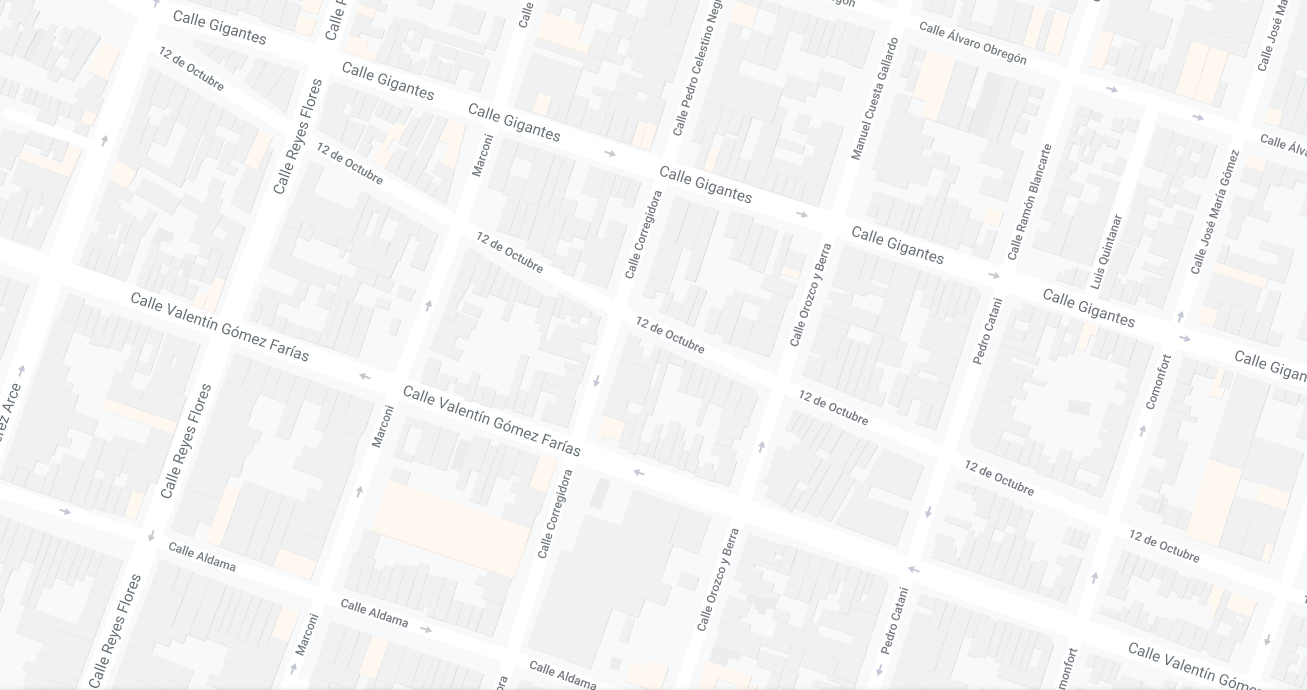
#> input picture mapa3.png, 1307 x 690 px
$ python 'mapaPrimCompletar copy.py'   (older library calls are emulated)
#> lines starting #> are read from the running program, lines starting #| are printed output that depends on the picture; after the words box and inside, x2 and y2 are one past the last pixel; in counts of white or black regions, pixels touching at a corner belong together
import cv2
import numpy as np
import math

#cone sta funcion reviso si un punto ya esta en alguna de mis listas
# [5 lines left out: function isInTheList, not called in this run]

def comprobarMedios(i, j, th2):

    conectado = False

    c = (i[0] + j[0])//2, (i[1] + j[1])//2
    l = (i[0] + c[0])//2, (i[1] + c[1])//2
    l1 = (i[0] + l[0])//2, (i[1] + l[1])//2
    l2 = (l[0] + c[0])//2, (l[1] + c[1])//2
    u = (c[0] + j[0])//2, (c[1] + j[1])//2
    u1 = (u[0] + j[0])//2, (u[1] + j[1])//2
    u2 = (c[0] + u[0])//2, (c[1] + u[1])//2

    b1 = np.all(th2[c[1], c[0]] == 255)
    b2 = np.all(th2[l[1], l[0]] == 255)
    b3 = np.all(th2[u[1], u[0]] == 255)
    b4 = np.all(th2[l1[1], l1[0]] == 255)
    b5 = np.all(th2[u1[1], u1[0]] == 255)
    b6 = np.all(th2[l2[1], l2[0]] == 255)
    b7 = np.all(th2[u2[1], u2[0]] == 255)

    if(b1 and b2 and b3 and b4 and b5 and b6 and b7):
        conectado = True
    else:
        conectado = False

    return conectado

def algoritmoPrim(vertices, mAdy, visitados):
    camino = []
    tam = len(vertices)
    first_key = list(visitados)[0]
    visitados[first_key] = True
    MAX = 999999
    count = 0

    while count < tam - 1:
        min = MAX
        for m in visitados:
            if visitados[m]:
                for n,ady in enumerate(mAdy[m]):
                    if ady[0] < min:
                        ib = ady[2]
                        k = str(ib[0]) + ',' + str(ib[1])
                        #Para evitar bucles
                        if(not visitados[k]):
                            eX = m
                            eY = n
                            min = ady[0]

        x = mAdy[eX][eY][1]
        y = mAdy[eX][eY][2]

        key1 = str(x[0]) + ',' + str(x[1])
        key2 = str(y[0]) + ',' + str(y[1])
        visitados[key2] = True
        camino.append([vertices[key1],vertices[key2]])
        del mAdy[key1][eY]
        count += 1

    return camino

mapa=cv2.imread('mapa3.png')
#> mapa is the input picture: shape (690, 1307, 3); mean B, G, R 244.2, 244, 243.7
gray = cv2.cvtColor(mapa,cv2.COLOR_BGR2GRAY)
ret,th1 = cv2.threshold(gray,254,255,cv2.THRESH_BINARY)
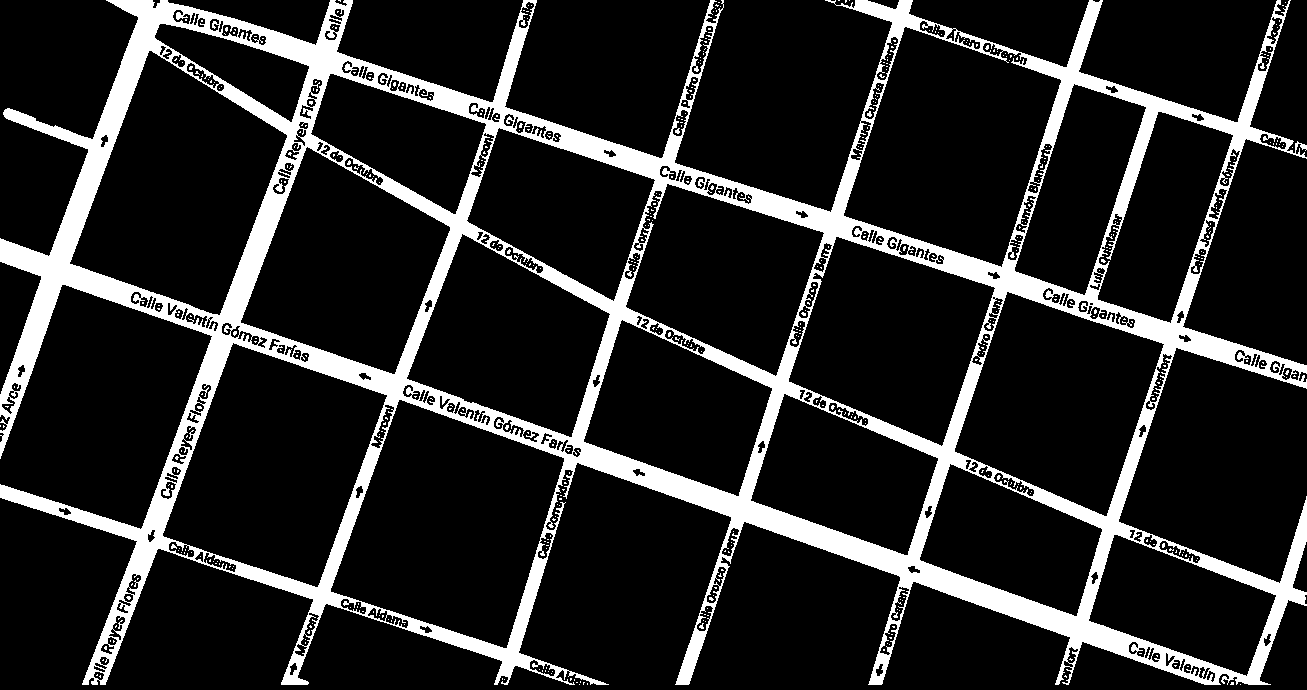
#> th1: shape (690, 1307); 15.3% white; 467 white regions (464 under 20 px), largest, box (x1, y1, x2, y2) and area: (0, 0, 1307, 685) 136030, (867, 111, 872, 117) 20, (675, 128, 680, 134) 20

kernel = np.ones((11,11), np.uint8)
th1 = cv2.dilate(th1,kernel,1)
#> th1: shape (690, 1307); 30.6% white; 1 white region, box (x1, y1, x2, y2) and area: (0, 0, 1307, 690) 276225
kernel = np.ones((11,11), np.uint8)
th1 = cv2.erode(th1,kernel,1)
#> th1: shape (690, 1307); 18.3% white; 1 white region, box (x1, y1, x2, y2) and area: (0, 0, 1307, 690) 164850
th1 = cv2.GaussianBlur(th1,(5,5),cv2.BORDER_DEFAULT)
dst = cv2.cornerHarris(th1,2,3,0.05)
ret, dst = cv2.threshold(dst,0.04*dst.max(),255,0)
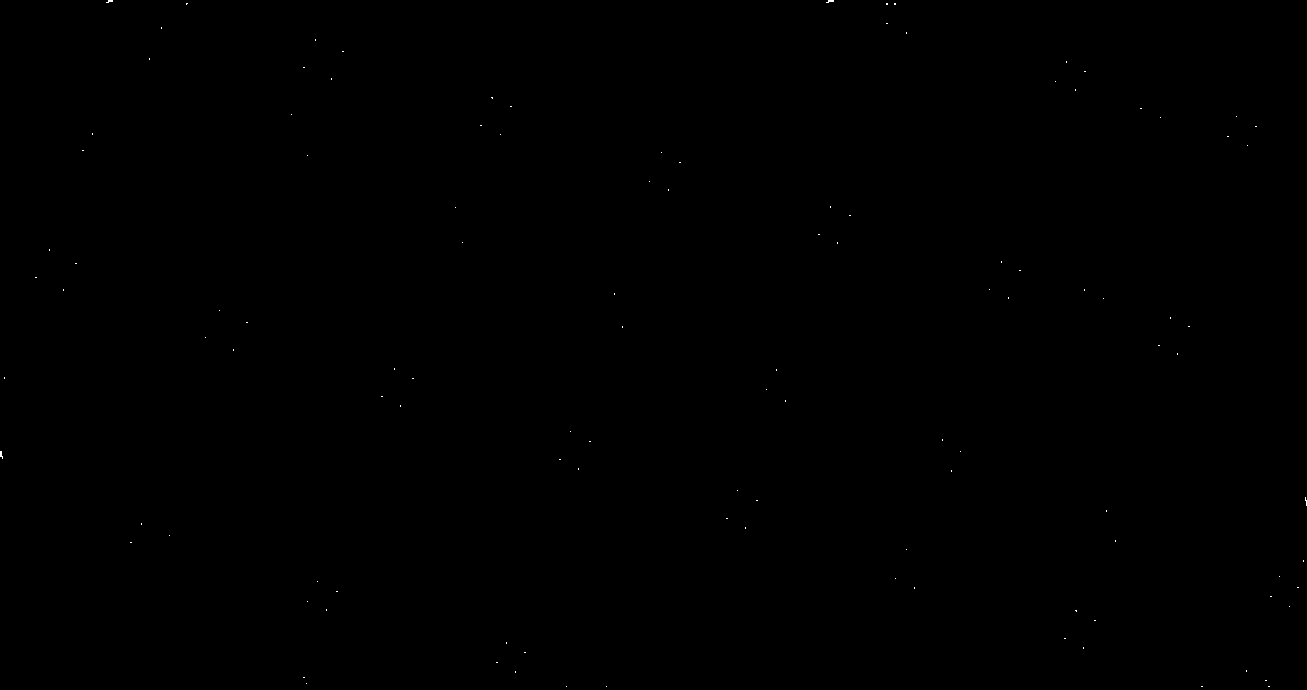
#> dst: shape (690, 1307) float32; 0.03% white in thin lines or dots
#> ret = 3e-05
dst = np.uint8(dst)
#> dst: shape (690, 1307); 0.03% white in thin lines or dots
ret,th2 = cv2.threshold(th1,235,255,cv2.THRESH_BINARY)
#> th2: shape (690, 1307); 14.4% white; 1 white region, box (x1, y1, x2, y2) and area: (0, 0, 1307, 690) 130037
th2 = cv2.dilate(th2,kernel,1)
#> th2: shape (690, 1307); 27% white; 1 white region, box (x1, y1, x2, y2) and area: (0, 0, 1307, 690) 243602
th2 = cv2.cvtColor(th2,cv2.COLOR_GRAY2BGR)
ret, labels, stats, centroids = cv2.connectedComponentsWithStats(dst,30, cv2.CV_32S)
#> labels: shape (690, 1307) int32; 116 distinct labels, from 0 to 115
#> ret = 116; stats = 116 rows, first 6: [0, 0, 1307, 690, 901577], [106, 0, 7, 3, 13], [826, 0, 8, 3, 15], [186, 3, 2, 2, 3], [886, 3, 2, 2, 4], [894, 3, 2, 2, 4]; centroids = 116 pairs, first value 0.8 to 1305.6, second value 0.8 to 686
vertices=np.int0(centroids)
#> vertices = 116 pairs, first value 0 to 1305, second value 0 to 686

aux1=vertices
#> aux1 has the same summary as vertices
aux2=vertices
#> aux2 has the same summary as vertices
verticesConectados={}
aristas = {}
visitados = {}

#aqui voy a buscar cuales son las esquinas que estan conectadas
for h in range(len(aux1)):
    i=aux1[h]
    ady = []
    conectado = False
    for k in range(len(aux2)):
        j=aux2[k]
        if not (i==j).all():
            if comprobarMedios(i,j,th2):
                costo = int(math.sqrt((j[0]-i[0])**2 + (j[1]-i[1])**2))
                conectado = True
                ady.append([costo,i,j])

    if conectado:
        key = str(i[0]) + ',' + str(i[1])
        verticesConectados.update({key:i})
        visitados.update({key:False})
        aristas.update({key:ady})
#> this loop made 116 passes
#> i on pass 1: [652, 344]

aristas2 = algoritmoPrim(verticesConectados, aristas, visitados)
#> the loop in algoritmoPrim, `while count < tam - 1:` made 115 passes

for arista in aristas2:
    cv2.line(th2, tuple(arista[0]), tuple(arista[1]), (255,182,193), 2)
#> this loop made 115 passes
#> arista on passes 1 to 8: [[652, 344], [455, 207]], [[455, 207], [462, 242]], [[455, 207], [500, 134]], [[500, 134], [480, 125]], [[500, 134], [510, 106]], [[510, 106], [491, 97]], [[462, 242], [394, 368]], [[394, 368], [412, 378]]
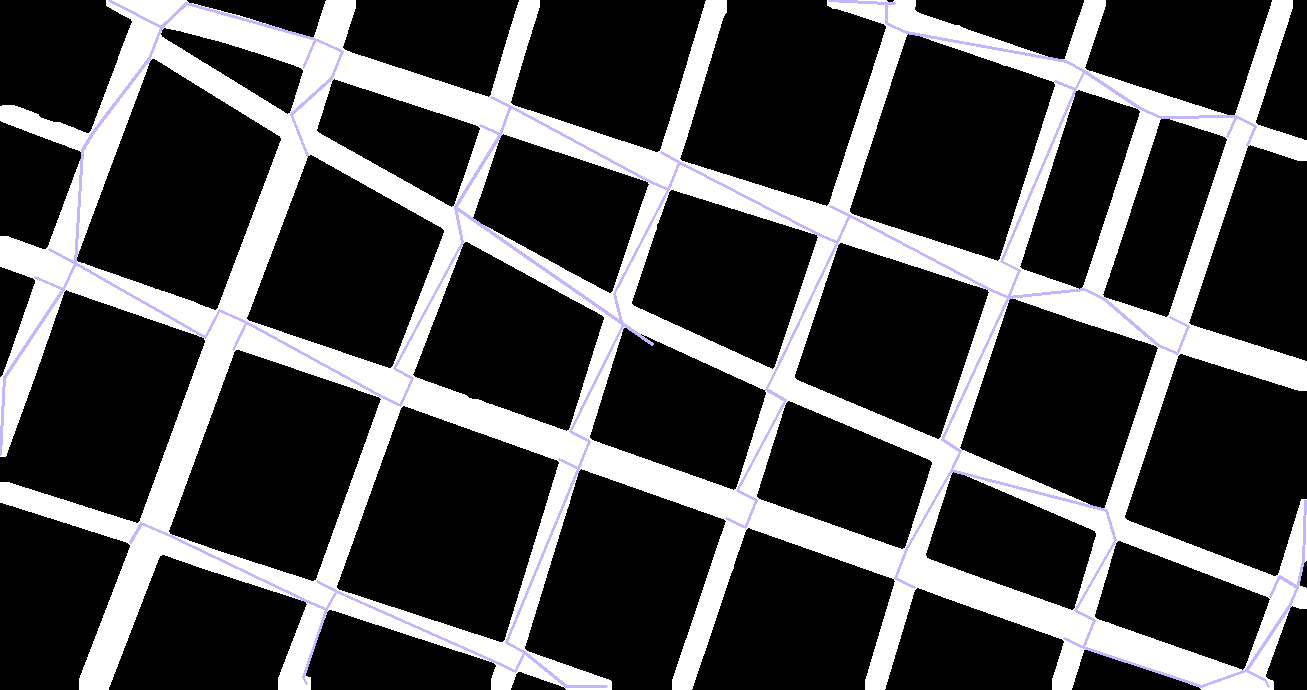
#> th2: shape (690, 1307, 3); mean B, G, R 69, 67.6, 67.8

for point in vertices:
    cv2.circle(th2,(point[0], point[1]), 5, (255,20,147), -1)
    cv2.waitKey(0)
#> this loop made 116 passes
#> point on passes 1 to 8: [652, 344], [109, 0], [829, 0], [186, 3], [886, 3], [894, 3], [886, 23], [161, 27]
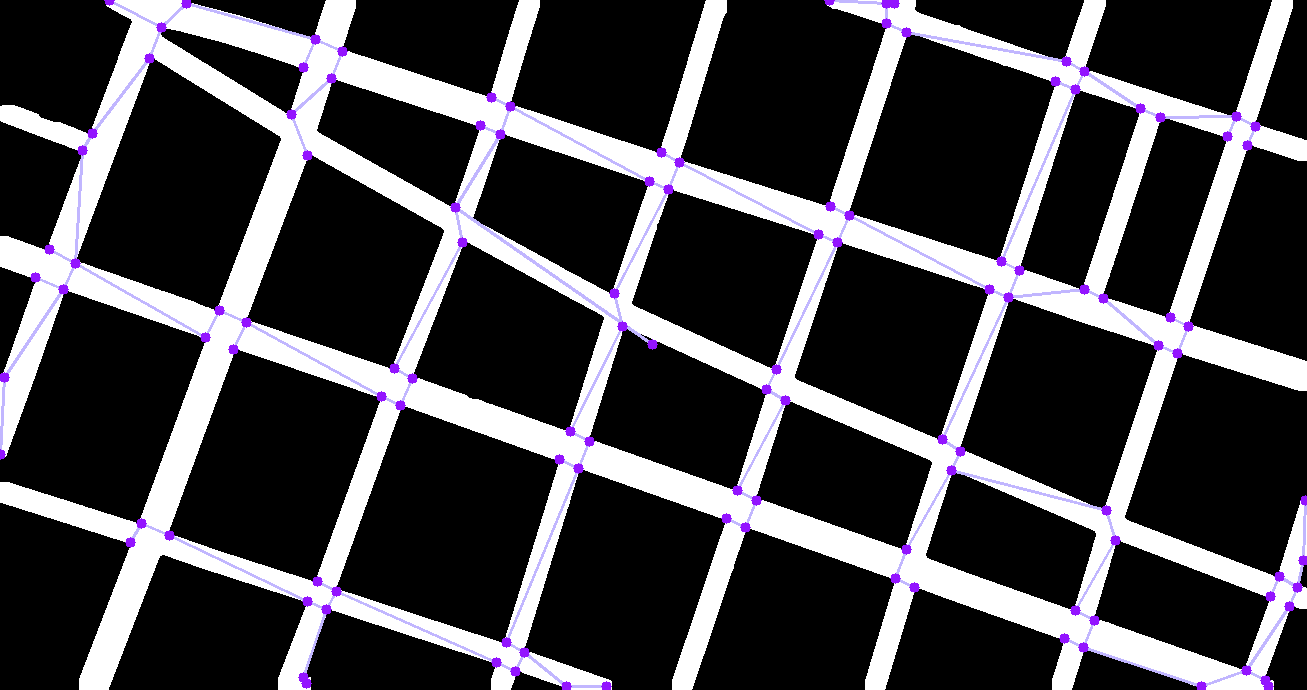
#> th2: shape (690, 1307, 3); 1.02% of pixels changed, all inside (x1, y1, x2, y2) = (0, 0, 1307, 690)

cv2.imshow('points',th2)
cv2.waitKey(0)

$ run again, with mapa2.png copied over mapa3.png
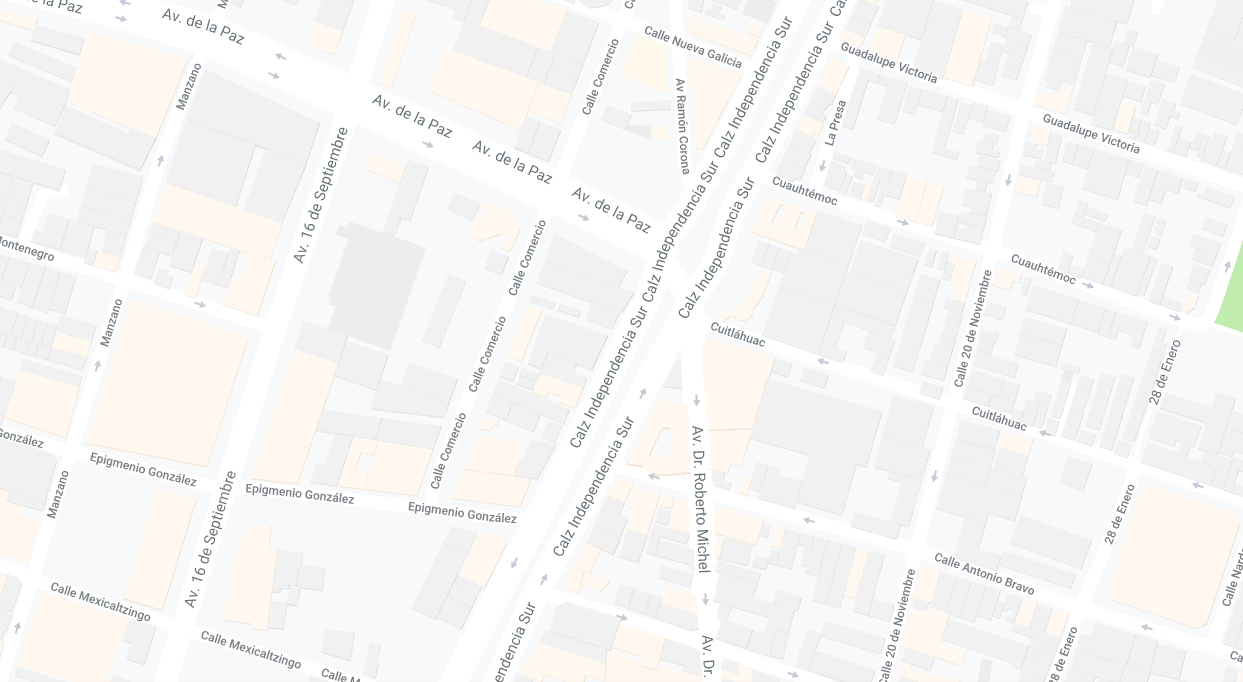
#> input picture mapa2.png, 1243 x 682 px
#> mapa is the input picture: shape (682, 1243, 3); mean B, G, R 244, 245, 245.5
#> `ret, dst = cv2.threshold(dst,0.04*dst.max(),255,0)`: ret = 6.47e-05
#> labels: shape (682, 1243) int32; 99 distinct labels, from 0 to 98
#> `ret, labels, stats, centroids = cv2.connectedComponentsWithStats(dst,3..`: ret = 99; stats = 99 rows, first 6: [0, 0, 1243, 682, 847439], [9, 0, 8, 3, 14], [553, 0, 8, 3, 15], [181, 4, 2, 1, 2], [619, 5, 1, 2, 2], [809, 16, 2, 2, 4]; centroids = 99 pairs, first value 4 to 1241.9, second value 0.714 to 681
#> vertices = 99 pairs, first value 4 to 1241, second value 0 to 681
#> aux1 has the same summary as vertices
#> aux2 has the same summary as vertices
#> the loop `for h in range(len(aux1)):` made 99 passes
#> i on pass 1: [620, 340]
#> the loop in algoritmoPrim, `while count < tam - 1:` made 97 passes
#> the loop `for arista in aristas2:` made 97 passes
#> arista on passes 1 to 8: [[620, 340], [679, 368]], [[679, 368], [685, 401]], [[685, 401], [685, 406]], [[679, 368], [708, 336]], [[685, 406], [716, 506]], [[716, 506], [685, 496]], [[685, 496], [629, 463]], [[716, 506], [716, 606]]
#> after the loop `for arista in aristas2:`:
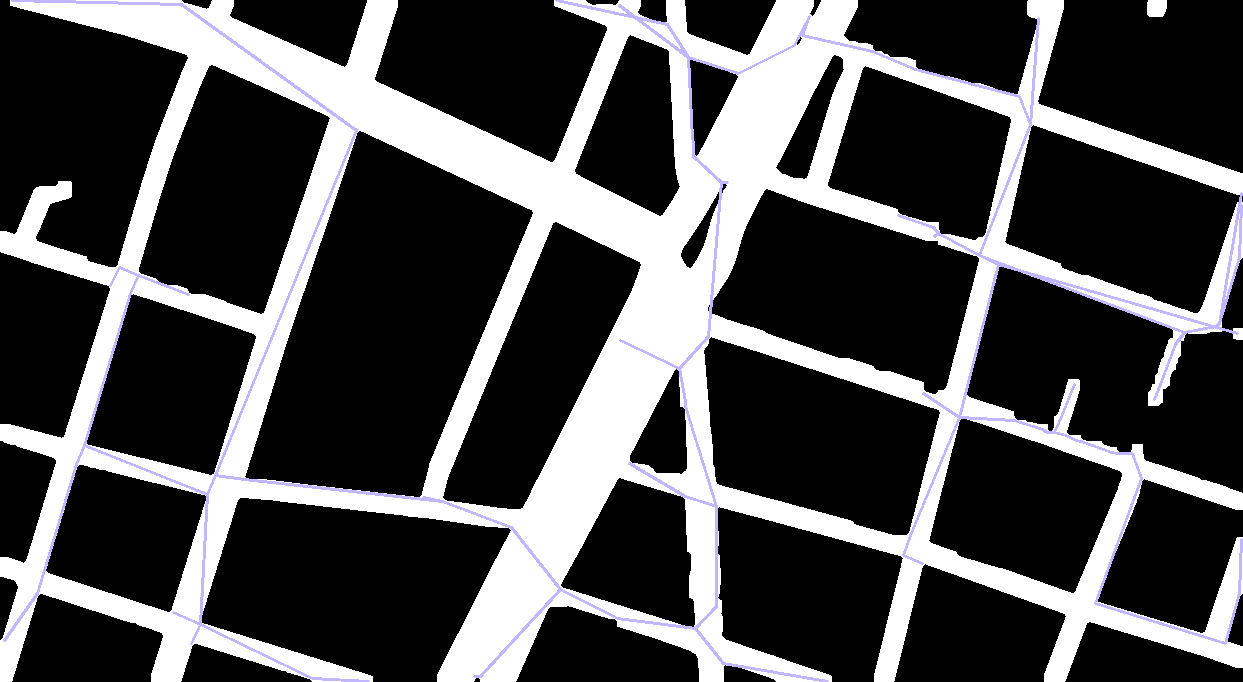
#> th2: shape (682, 1243, 3); mean B, G, R 75.1, 73.6, 73.8
#> the loop `for point in vertices:` made 99 passes
#> point on passes 1 to 8: [620, 340], [12, 0], [556, 0], [181, 4], [619, 5], [809, 16], [1038, 18], [667, 24]
#> after the loop `for point in vertices:`:
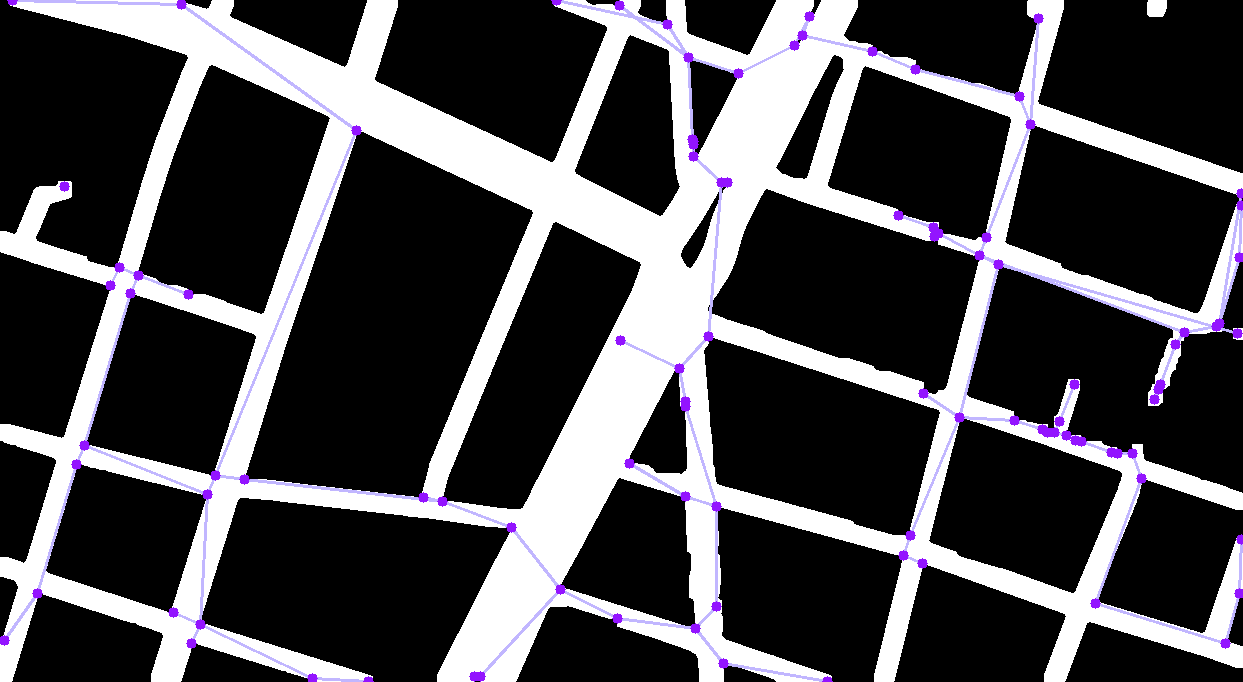
#> th2: shape (682, 1243, 3); 0.87% of pixels changed, all inside (x1, y1, x2, y2) = (0, 0, 1243, 682)

$ run again, with map3chiquito.PNG copied over mapa3.png
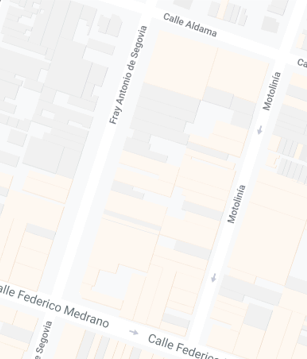
#> input picture map3chiquito.PNG, 307 x 359 px
#> mapa is the input picture: shape (359, 307, 3); mean B, G, R 243, 245.4, 247.5
#> `ret, dst = cv2.threshold(dst,0.04*dst.max(),255,0)`: ret = 3.48e-05
#> labels: shape (359, 307) int32; 19 distinct labels, from 0 to 18
#> `ret, labels, stats, centroids = cv2.connectedComponentsWithStats(dst,3..`: ret = 19; stats = 19 rows, first 6: [0, 0, 307, 359, 110166], [102, 0, 6, 3, 11], [0, 2, 3, 3, 4], [160, 6, 1, 1, 1], [137, 14, 1, 1, 1], [303, 20, 1, 1, 1]; centroids = 19 rows, first 8: [153, 179], [104.8, 0.909], [1.25, 2.75], [160, 6], [137, 14], [303, 20], [152, 22.5], [279, 44]
#> vertices = 19 rows, first 8: [152, 179], [104, 0], [1, 2], [160, 6], [137, 14], [303, 20], [152, 22], [279, 44]
#> aux1 has the same summary as vertices
#> aux2 has the same summary as vertices
#> the loop `for h in range(len(aux1)):` made 19 passes
#> the loop in algoritmoPrim, `while count < tam - 1:` made 16 passes
#> the loop `for arista in aristas2:` made 16 passes
#> arista on passes 1 to 8: [[104, 0], [137, 14]], [[137, 14], [152, 22]], [[152, 22], [160, 6]], [[160, 6], [270, 60]], [[270, 60], [286, 67]], [[286, 67], [294, 53]], [[294, 53], [279, 44]], [[279, 44], [303, 20]]
#> after the loop `for arista in aristas2:`:
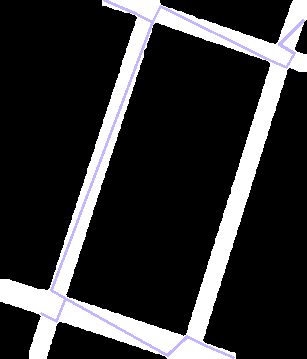
#> th2: shape (359, 307, 3); mean B, G, R 50.1, 48.6, 48.8
#> the loop `for point in vertices:` made 19 passes
#> after the loop `for point in vertices:`:
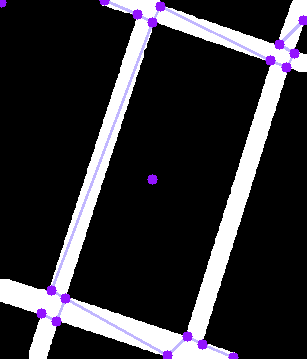
#> th2: shape (359, 307, 3); 1.29% of pixels changed, all inside (x1, y1, x2, y2) = (0, 0, 307, 359)
